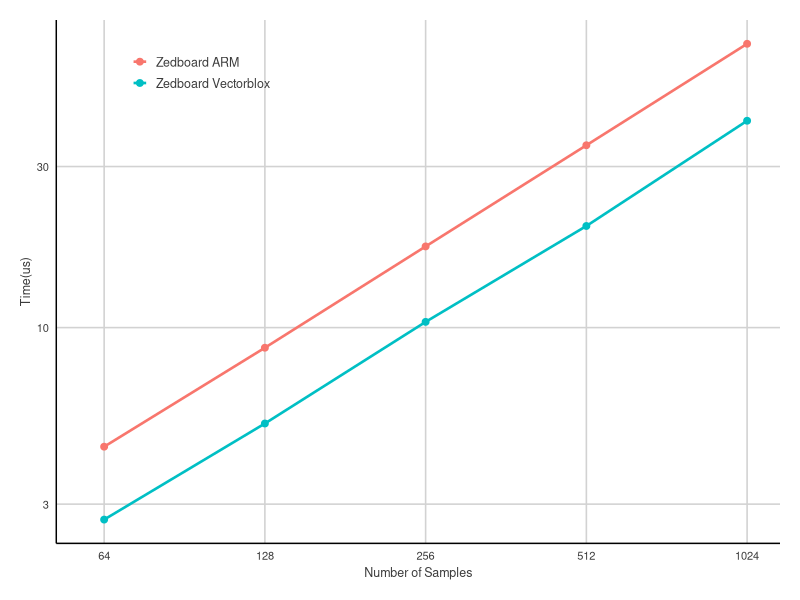

Generate this figure with R:
library(ggplot2)
require(grid)
library(ggthemes)

df <- read.csv("Cimpl_1DFIR_Profiling.csv",header=TRUE,sep=",")
pdf("Cimpl_1DFIR_Profiling.pdf",width=4,height=3)

p<-ggplot(data=df,aes(group=factor(Device),color=factor(Device),x=Samples,y=Time))+
  geom_line(size=0.9)+
  geom_point(size=2)+
  scale_x_log10(breaks=c(64,128,256,512,1024),limits=c(60,1024),labels=c("64","128","256","512","1024"))+
  scale_y_log10()+
  scale_color_hue();

p + theme_fivethirtyeight() %+replace% theme(axis.title=element_text(),axis.title.y=theme_bw()$axis.title.y) +
  ylab('Time(us)')+xlab('Number of Samples')+
  theme(
    legend.position=c(0.20,0.9),
    legend.title=element_blank(),
    legend.background = element_rect(fill="transparent"),
    legend.key=element_blank(),
    legend.key.width=unit(0.4,"cm"),
    legend.key.height=unit(0.3,"cm"),
    plot.background=element_blank(),
    text = element_text(size=9),
    axis.text.x=element_text(angle=0,hjust=0.5,size=8),
    axis.text.y=element_text(angle=0,hjust=1,size=8),
    legend.text=element_text(size=9)) +
  theme(axis.line.x = element_line(color = 'black',size=0.5, linetype='solid'),axis.line.y = element_line(color = 'black',size=0.5, linetype='solid'))+
  theme(axis.line = element_line(colour = "black"),
        panel.border = element_blank(),
        panel.background = element_blank())+
  guides(
    color=guide_legend(ncol=1))
# + theme(axis.line.x = element_line(color = 'black'),
#       axis.line.y = element_line(color = 'black'))
